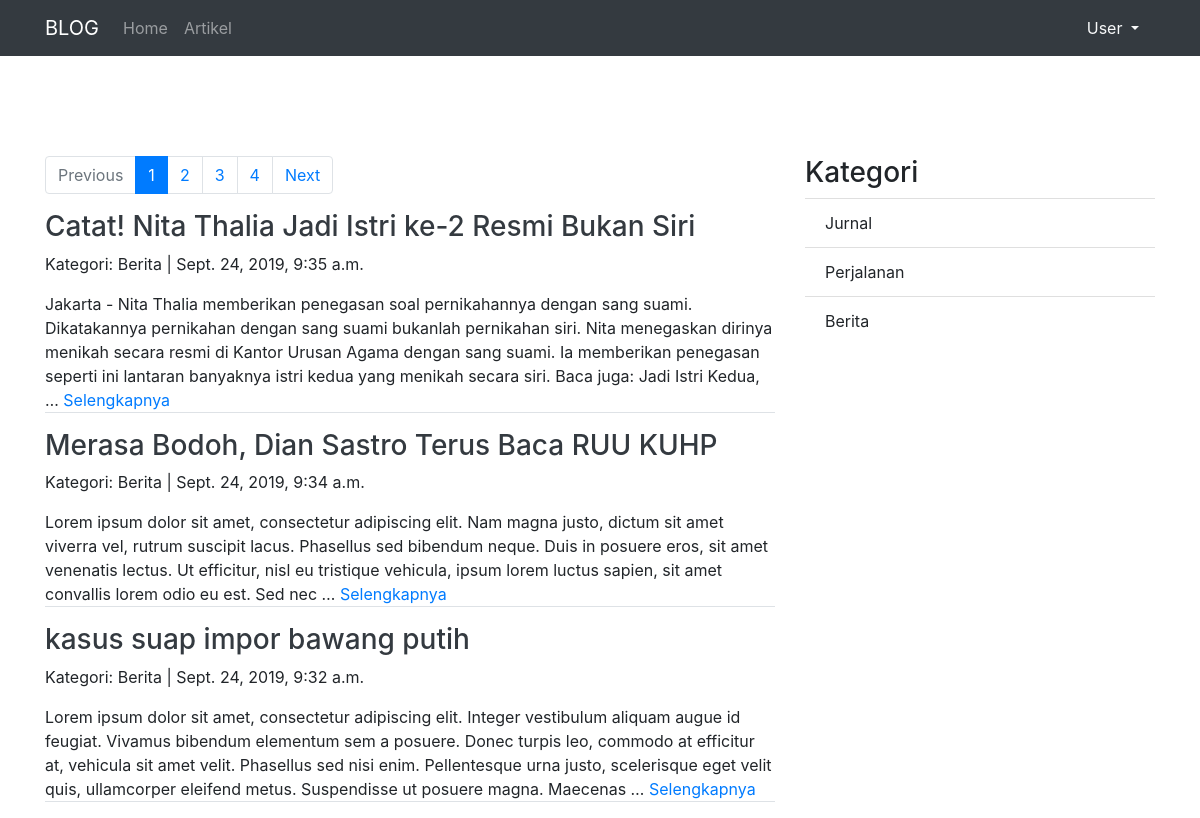
Page /artikel/1 on the committed database.
### artikel/models.py (models this page shows, shortened)
class Artikel (models.Model):
    judul       = models.CharField(max_length=255)
    isi         = models.TextField()
    kategori    = models.CharField(max_length=255)
    published   = models.DateTimeField(auto_now_add=True)
    updated     = models.DateTimeField(auto_now=True)
    slug        = models.SlugField(blank=True, editable=False)

### artikel/views.py (the view)
# urls.py: url(r'^(?P<page>\d+)$', ArtikelListView.as_view(), name='list'),
class ArtikelListView(ListView):
    model = Artikel
    template_name = "artikel/artikel_list.html"
    context_object_name = 'artikel_list'
    ordering = ['-published']
    paginate_by = 3
    def get_context_data(self, *args,**kwargs):
        kategori_list = self.model.objects.values_list('kategori', flat=True).distinct
        self.kwargs.update({'kategori_list':kategori_list})
        kwargs = self.kwargs
        return super().get_context_data(*args, **kwargs)

### artikel/templates/artikel/artikel_list.html (shortened to what this page needs)
{% extends "base.html" %}
{% block contents %}
<div class="row">
    <div class="col-md-8">
      {% if is_paginated %}
        <nav aria-label="artikelPage">
            <ul class="pagination">
            {% if page_obj.has_previous %}
                <li class="page-item">
                    <a class="page-link" href="{% url 'artikel:list' page_obj.previous_page_number %}">Previous</a>
                </li>
            {% else %}
                <li class="page-item disabled">
                    <a class="page-link" href="#" tabindex="-1" aria-disabled="True">Previous
                    </a>
                </li>
            {% endif %}
            {% for page in paginator.page_range %}
                {% if page is page_obj.number %}
                    <li class="page-item active" aria-current="page">
                        <span class="page-link" href="#">{{page}} <span class="sr-only">(current)</span></span>
                    </li>
                {% else %}
                    <li class="page-item">
                        <a class="page-link" href="{% url 'artikel:list' page %}">{{page}}</a>
                    </li>
                {% endif %}
            {% endfor %}
            {% if page_obj.has_next %}
                <li class="page-item">
                    <a class="page-link" href="{% url 'artikel:list' page_obj.next_page_number %}">Next</a>
                </li>
            {% else %}
                <li class="page-item disabled">
                    <a class="page-link" href="#" tabindex="-1" aria-disabled="True">Next
                    </a>
                </li>
            {% endif %}
            </ul>
        </nav>
      {% endif %}
      {% for artikel in artikel_list %}
        <h3><a class="text-dark" href="{% url 'artikel:detail' artikel.slug %}">{{artikel.judul}}</a></h3>
        <p>Kategori: {{artikel.kategori}} | {{artikel.published}}</p>
        <p class="border-bottom">{{artikel.isi | truncatewords:50}} <a href="{% url 'artikel:detail' artikel.slug %}">Selengkapnya</a></p>
      {% endfor %}
    </div>
    <div class="col-sm">
        <h3>Kategori</h3>
        <ul class="list-group list-group-flush">
            {% for kategori in kategori_list %}
                <li class="list-group-item">{{kategori }}</li>
            {% endfor %}
            </ul>
    </div>
</div>
{% endblock contents %}

### templates/base.html (shortened to what this page needs)
{% load static %}
<html lang="en">
<head>
    {% include "snippets/styles.html" %}
</head>
<body>
    {% include "snippets/navbar.html" %}
        <div class="container" style="margin-top: 100px" >
            {% block contents %}
            {% endblock contents %}
        </div>
</body>
</html>

### templates/snippets/styles.html
{% load static %}
<link rel="stylesheet" type="text/css" href="{% static 'vendor/bootstrap/css/bootstrap.min.css' %}">

### templates/snippets/navbar.html (shortened to what this page needs)
{% load static %}
<nav class="navbar navbar-expand-lg navbar-dark bg-dark">
  <div class="container">
  <a class="navbar-brand" href="#">BLOG</a>
  <div class="collapse navbar-collapse" id="navbarNavDropdown">
    <ul class="navbar-nav">
      <li class="nav-item">
        <a class="nav-link" href="{% url 'home' %}">Home </a>
      </li>
      <li class="nav-item">
        <a class="nav-link" href="{% url 'artikel:list' 1 %}">Artikel</a>
      </li>
    </ul>
     <div class="nav-item dropdown ml-auto">
        <a class="nav-link dropdown-toggle text-light" href="#" id="navbarDropdownMenuLink" role="button" data-toggle="dropdown" aria-haspopup="true" aria-expanded="false">
          User
        </a>
     </div>
  </div>
 </div>
</nav>

### templates/snippets/scripts.html (shortened to what this page needs)
{% load static %}

### rows in the picture
Artikel: judul "Catat! Nita Thalia Jadi Istri ke-2 Resmi Bukan Siri", kategori "Berita", published "Sept. 24, 2019, 9:35 a.m.", isi "Jakarta - Nita Thalia memberikan penegasan soal pernikahannya dengan sang suami. Dikatakannya pernikahan dengan sang suami bukanlah pernikahan siri. Nita menegaskan dirinya menikah secara resmi di Kantor Urusan Agama dengan sang suami. Ia memberikan penegasan seperti ini lantaran banyaknya istri kedua yang menikah secara siri. Baca juga: Jadi Istri Kedua, …"
Artikel: judul "Merasa Bodoh, Dian Sastro Terus Baca RUU KUHP", kategori "Berita", published "Sept. 24, 2019, 9:34 a.m.", isi "Lorem ipsum dolor sit amet, consectetur adipiscing elit. Nam magna justo, dictum sit amet viverra vel, rutrum suscipit lacus. Phasellus sed bibendum neque. Duis in posuere eros, sit amet venenatis lectus. Ut efficitur, nisl eu tristique vehicula, ipsum lorem luctus sapien, sit amet convallis lorem odio eu est. Sed nec …"
Artikel: judul "kasus suap impor bawang putih", kategori "Berita", published "Sept. 24, 2019, 9:32 a.m.", isi "Lorem ipsum dolor sit amet, consectetur adipiscing elit. Integer vestibulum aliquam augue id feugiat. Vivamus bibendum elementum sem a posuere. Donec turpis leo, commodo at efficitur at, vehicula sit amet velit. Phasellus sed nisi enim. Pellentesque urna justo, scelerisque eget velit quis, ullamcorper eleifend metus. Suspendisse ut posuere magna. Maecenas …"

### other values in the picture
{{ page }} "1"
{{ page }} "2" "3" "4"
{{ kategori }} "Jurnal" "Perjalanan" "Berita"
